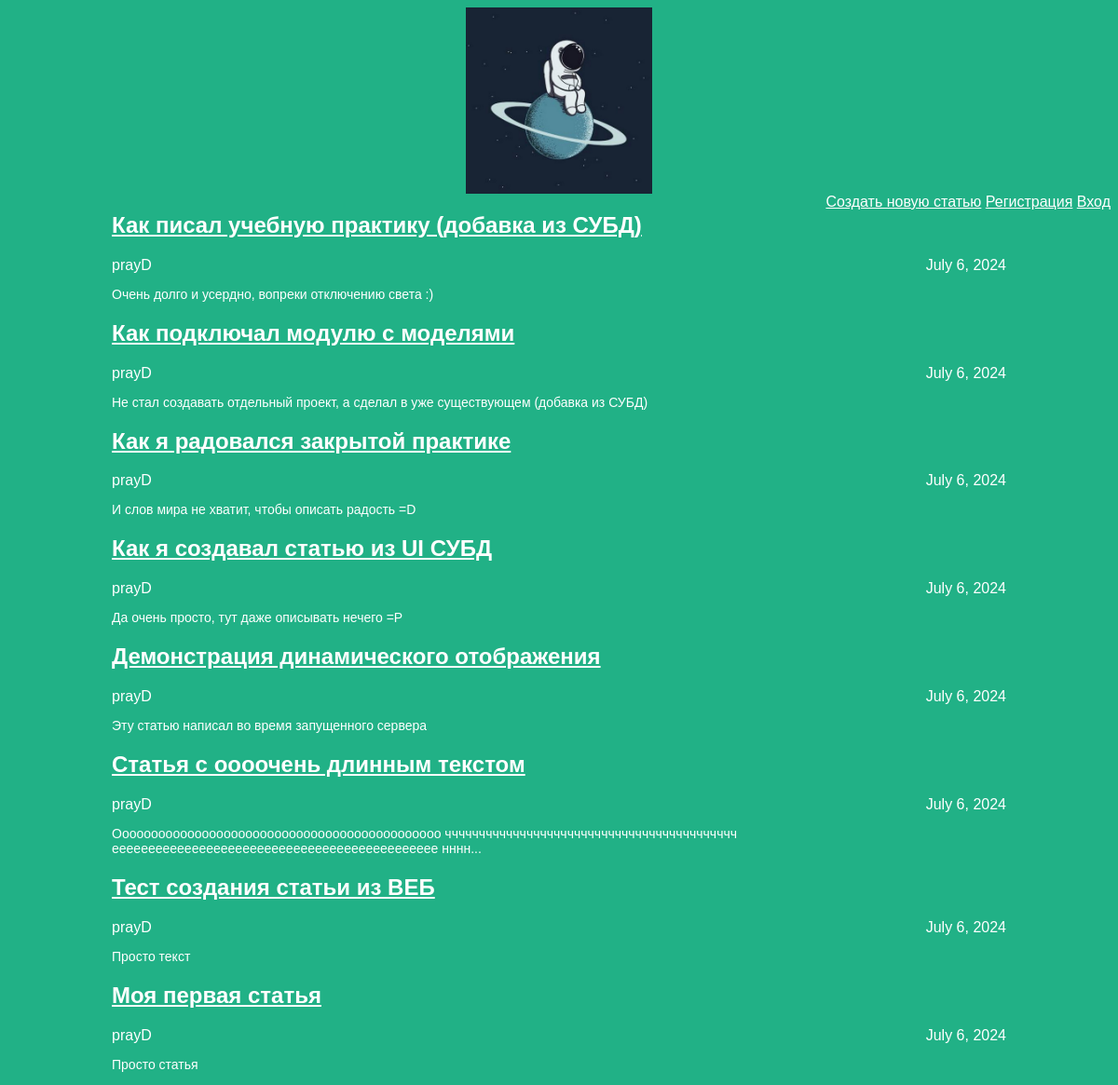
Page /archive/ on the earlier database version.
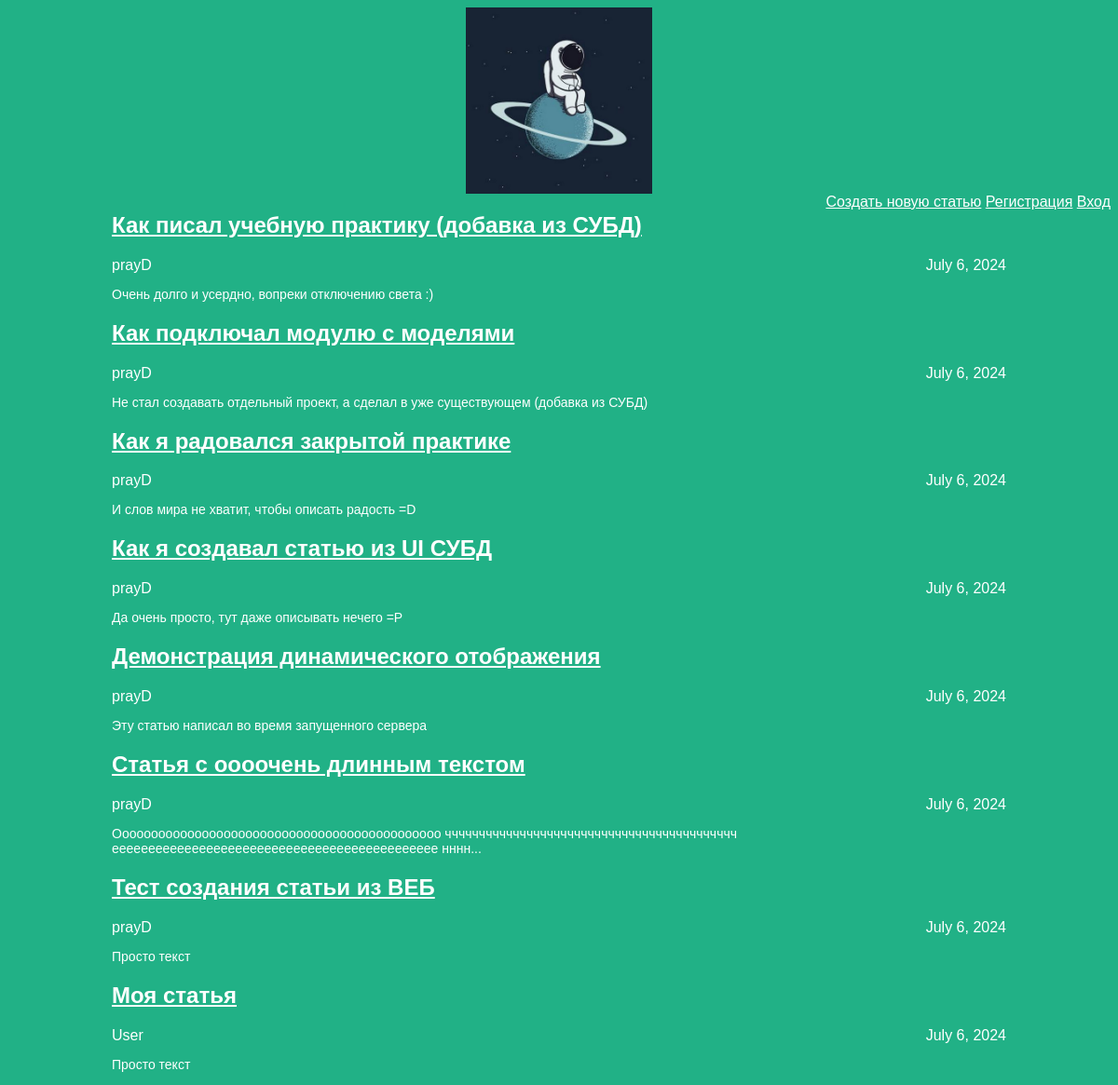
Same page on the later database version.
### articles/models.py (models this page shows, shortened)
class Article(models.Model):
    title = models.CharField(max_length=200)
    author = models.ForeignKey(User, on_delete=models.CASCADE)
    text = models.TextField()
    created_date = models.DateField(auto_now_add=True)
    def get_excerpt(self):
        return self.text[:140] + "..." if len(self.text) > 140 else self.text

### flatpages/views.py (the view)
# urls.py: path('archive/',views.archive, name='archive'),
def archive(request):
    return render(request, 'archive.html', {"posts": Article.objects.all()})

### articles/templates/archive.html (shortened to what this page needs)
<!DOCTYPE html>
<html>
<head>
    <link rel="stylesheet" href="{{ STATIC_URL }}/static/css/article.css">
</head>
<body>
    <div class="header">
        <img class="archive_img" src="{{ STATIC_URL }}/static/images/lonely_spaceman.jpg" alt="Одинокий космонавт">
        <div class="header_func">
            <a href="/article/new">Создать новую статью</a>
            <a href="/register">Регистрация</a>
            <a href="/auth">Вход</a>
        </div>
    </div>
    <div class="archive">
        {% for post in posts %}
            <div class="one-post">
                <h2 class="post-title">
                    <a href = "/article/{{post.id}}">
                        {{ post.title }}
                    </a>
                </h2>
                <div class="article-info">
                <div class="article-author">{{ post.author.username }}</div>
                <div class="article-created-date">{{ post.created_date }}</div>
            </div>
            <p class="article-text">{{ post.get_excerpt }}</p>
            </div>
        {% endfor %}
    </div>
</body>
</html>

### articles/static/css/article.css (style rules this page uses)
body { background: #21b186; font-family: Tahoma, Arial, sans-serif; color: #ffffff; }
p { font-size: 14px; }
.header .archive_img { display: block; width: 200px; margin-left: auto; margin-right: auto; }
.header_func { display: block; float: right; margin-left: auto; margin-right: auto; }
.article-author { width: 50%; float: left; }
.article-created-date { text-align: right; }
.archive { width: 960px; margin-left: auto; margin-right: auto; }
a { color: #ffffff; }

Differences in the rows shown:
removed Article: title "Моя первая статья", author.username "prayD", created_date "July 6, 2024", get_excerpt "Просто статья"
added Article: title "Моя статья", author.username "User", created_date "July 6, 2024", get_excerpt "Просто текст"
